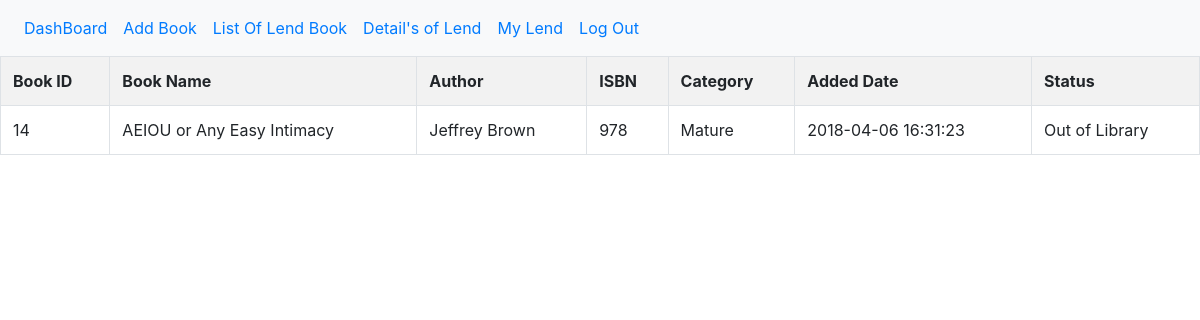
Page /list_of_lend_book.php (signed in) on the committed database.
### tables this page shows
CREATE TABLE `book_list` (
  `id` int(11) NOT NULL,
  `bookid` varchar(255) NOT NULL,
  `book_name` varchar(255) NOT NULL,
  `author` varchar(255) NOT NULL,
  `isbn` int(11) NOT NULL,
  `category` varchar(255) NOT NULL,
  `added` datetime NOT NULL,
  `status` tinyint(1) DEFAULT NULL
);

### list_of_lend_book.php (the view, shortened to what this page needs)
<?php
	require 'server.php';
	$query="SELECT * FROM `book_list`";
     $result1=mysqli_query($db,$query);
?>
<!doctype html>
<html>
<head>
	<link rel="stylesheet" href="style/bootstrap.min.css">
</head>
<body>
	<nav class="navbar navbar-expand-sm bg-light">
	  <ul class="navbar-nav">
		<li class="nav-item">
		  <a class="nav-link" href="dashboard.php">DashBoard</a>
		</li>
		  <li class="nav-item">
		  <a class="nav-link" href="addbook.php">Add Book</a>
		</li>
		<li class="nav-item">
		  <a class="nav-link" href="list_of_lend_book.php">List Of Lend Book</a>
		</li>
		<li class="nav-item">
		  <a class="nav-link" href="today_book_return.php">Detail's of Lend</a>
		</li>
		    <li class="nav-item">
		  <a class="nav-link" href="my_lend.php">My Lend</a>
		</li>
		    <li class="nav-item">
		  <a class="nav-link" href="logout.php">Log Out</a>
		</li>
	  </ul>
	</nav>
	<table class="table table-striped table-bordered table-condensed">
		<tr>
			<th>Book ID</th>
			<th>Book Name</th>
			<th>Author</th>
			<th>ISBN</th>
			<th>Category</th>
			<th>Added Date</th>
			<th>Status</th>
		</tr>
			<?php
			while($book_list=mysqli_fetch_array($result1)) {
				$status=$book_list['status'];
				if($status!=null){
					echo "<tr>";
				echo "<td>".$book_list['bookid']."</td>";
				echo "<td>".$book_list['book_name']."</td>";
				echo "<td>".$book_list['author']."</td>";
				echo "<td>".$book_list['isbn']."</td>";
				echo "<td>".$book_list['category']."</td>";
				echo "<td>".$book_list['added']."</td>";
				echo "<td>"."Out of Library"."</td>";
				}
			}
			?>
	</table>
</body>
</html>

### rows in the picture
book_list: bookid "14", book_name "AEIOU or Any Easy Intimacy", author "Jeffrey Brown", isbn "978", category "Mature", added "2018-04-06 16:31:23"
